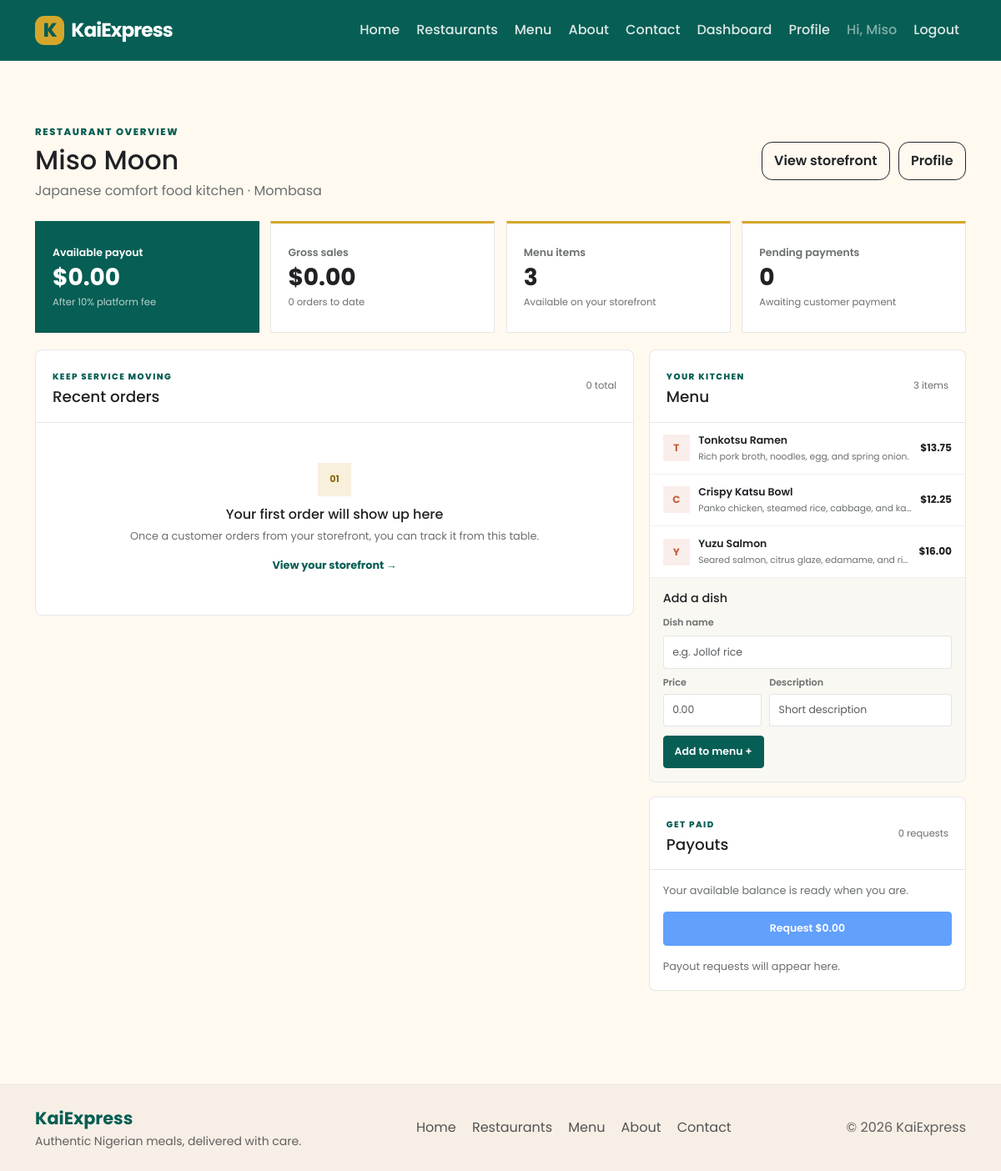
Before: /restaurant/dashboard (signed in) with the older database file.
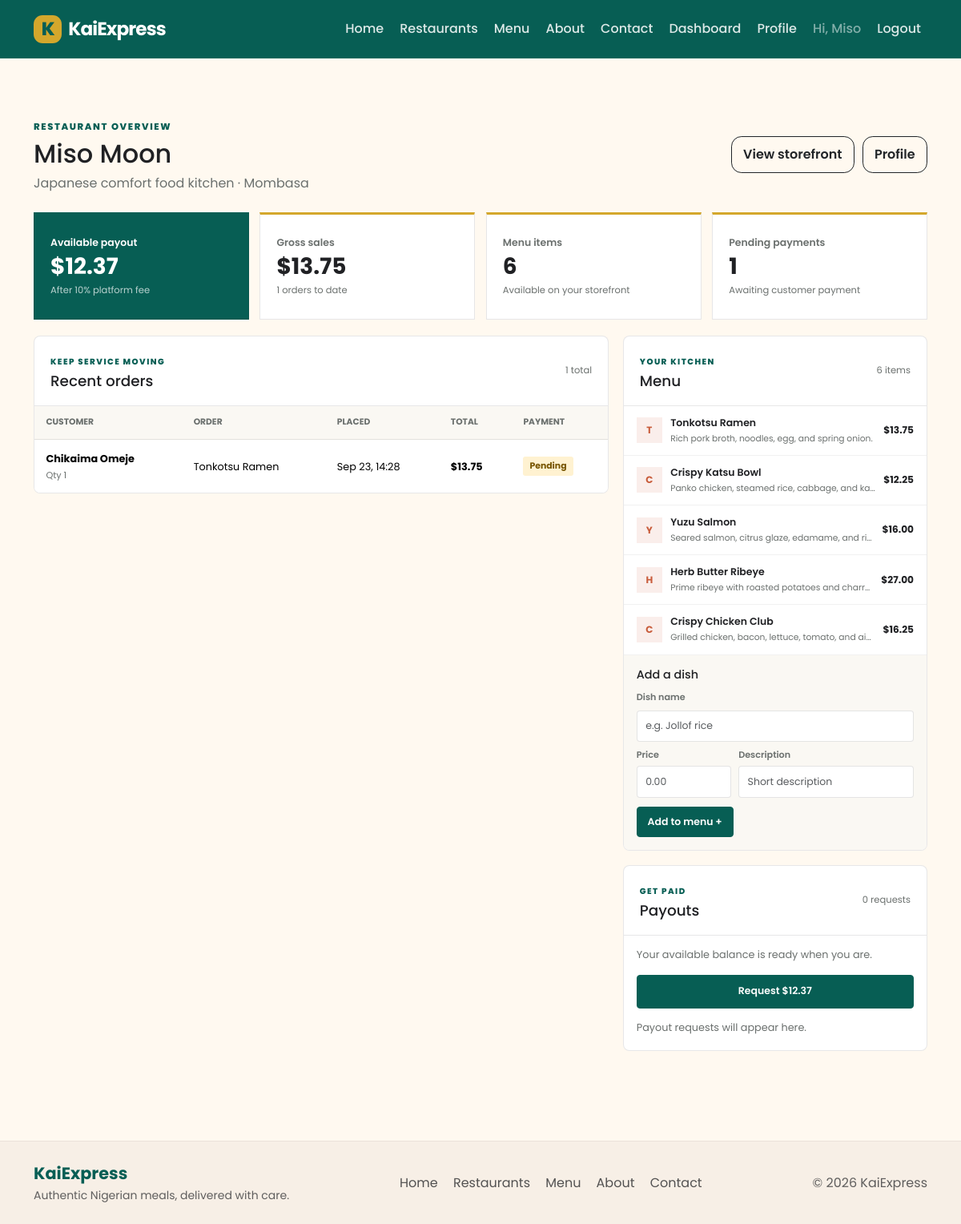
After: the same page with the newer database file.
### packages/models.py (models this page shows)
class MenuItem(db.Model):
    __tablename__ = "menu_items"
    id = db.Column(db.Integer, primary_key=True)
    title = db.Column(db.String(120), nullable=False)
    description = db.Column(db.Text, nullable=False)
    price = db.Column(db.Float, nullable=False)
    restaurant_id = db.Column(
        db.Integer,
        db.ForeignKey("users.id"),
        nullable=False
    )

class Order(db.Model):
    __tablename__ = "orders"
    id = db.Column(db.Integer, primary_key=True)
    restaurant_id = db.Column(
        db.Integer,
        db.ForeignKey("users.id"),
        nullable=False
    )
    customer_id = db.Column(
        db.Integer,
        db.ForeignKey("users.id")
    )
    menu_item_id = db.Column(
        db.Integer,
        db.ForeignKey("menu_items.id"),
        nullable=False
    )
    customer_name = db.Column(db.String(100))
    quantity = db.Column(db.Integer, default=1)
    price = db.Column(db.Float)
    payment_status = db.Column(db.String(20), nullable=False, default="pending")
    payment_method = db.Column(db.String(30))
    payment_reference = db.Column(db.String(120), unique=True)
    paid_at = db.Column(db.DateTime)
    created_at = db.Column(
        db.DateTime,
        default=datetime.utcnow
    )
    menu_item = db.relationship(
        "MenuItem"
    )

### packages/admin_routes.py (the view)
    @app.route("/restaurant/dashboard")
    @login_required
    def restaurant_dashboard():
        if not current_user.is_authenticated or not current_user.is_restaurant:
            flash("Unauthorized access.", "danger")
            return redirect(url_for("home"))
        orders = Order.query.filter_by(restaurant_id=current_user.id).order_by(Order.created_at.desc()).all()
        menu = MenuItem.query.filter_by(restaurant_id=current_user.id).all()
        payouts = Payout.query.filter_by(restaurant_id=current_user.id).order_by(Payout.requested_at.desc()).all()
        return render_template(
            "admin/dashboard.html",
            orders=orders,
            menu=menu,
            payouts=payouts,
            payout_summary=payout_summary(current_user.id, Order, Payout),
        )

### packages/templates/admin/dashboard.html (shortened to what the changed rows need)
{% extends "base.html" %}
{% block content %}
<div class="restaurant-dashboard">
  <header class="dashboard-heading">
    <div>
      <h1>{{ current_user.name }}</h1>
    </div>
  </header>
  <section class="dashboard-stats" aria-label="Restaurant performance">
    <article class="dashboard-stat dashboard-stat-featured">
      <span>Available payout</span>
      <strong>${{ '%.2f'|format(payout_summary.available) }}</strong>
      <small>After 10% platform fee</small>
    </article>
    <article class="dashboard-stat">
      <span>Gross sales</span>
      <strong>${{ '%.2f'|format(payout_summary.gross) }}</strong>
      <small>{{ orders|length }} orders to date</small>
    </article>
    <article class="dashboard-stat">
      <span>Menu items</span>
      <strong>{{ menu|length }}</strong>
      <small>Available on your storefront</small>
    </article>
    <article class="dashboard-stat">
      <span>Pending payments</span>
      <strong>{{ orders|selectattr('payment_status', 'equalto', 'pending')|list|length }}</strong>
      <small>Awaiting customer payment</small>
    </article>
  </section>
  <div class="dashboard-columns">
    <section class="dashboard-panel dashboard-orders" aria-labelledby="recent-orders-title">
      <div class="dashboard-panel-heading">
        <div>
          <span class="eyebrow">Keep service moving</span>
          <h2 id="recent-orders-title">Recent orders</h2>
        </div>
        <span class="dashboard-count">{{ orders|length }} total</span>
      </div>
      {% if orders %}
      <div class="table-responsive">
        <table class="table dashboard-table align-middle mb-0">
          <thead>
            <tr>
              <th scope="col">Customer</th>
              <th scope="col">Order</th>
              <th scope="col">Placed</th>
              <th scope="col">Total</th>
              <th scope="col">Payment</th>
            </tr>
          </thead>
          <tbody>
            {% for order in orders[:8] %}
            <tr>
              <td>
                <strong>{{ order.customer_name or 'Guest customer' }}</strong>
                <small>Qty {{ order.quantity }}</small>
              </td>
              <td>{{ order.menu_item.title }}</td>
              <td>{{ order.created_at.strftime('%b %d, %H:%M') if order.created_at else 'Just now' }}</td>
              <td class="dashboard-order-total">${{ '%.2f'|format((order.price or 0) * (order.quantity or 1)) }}</td>
              <td><span class="payment-status payment-status-{{ order.payment_status|lower }}">{{ order.payment_status|capitalize }}</span></td>
            </tr>
            {% endfor %}
          </tbody>
        </table>
      </div>
      {% else %}
      <div class="dashboard-empty">
        <span class="dashboard-empty-mark" aria-hidden="true">01</span>
        <h3>Your first order will show up here</h3>
        <p>Once a customer orders from your storefront, you can track it from this table.</p>
        <a href="{{ url_for('restaurant_page', restaurant_id=current_user.id) }}">View your storefront <span aria-hidden="true">&rarr;</span></a>
      </div>
      {% endif %}
    </section>
    <aside class="dashboard-sidebar">
      <section class="dashboard-panel dashboard-menu-panel" aria-labelledby="menu-title">
        <div class="dashboard-panel-heading">
          <div>
            <span class="eyebrow">Your kitchen</span>
            <h2 id="menu-title">Menu</h2>
          </div>
          <span class="dashboard-count">{{ menu|length }} items</span>
        </div>
        <ul class="dashboard-menu-list">
          {% for item in menu[:5] %}
          <li>
            <span class="dashboard-menu-initial" aria-hidden="true">{{ item.title[:1]|upper }}</span>
            <span class="dashboard-menu-name">{{ item.title }}<small>{{ item.description }}</small></span>
            <strong>${{ '%.2f'|format(item.price) }}</strong>
          </li>
          {% else %}
          <li class="dashboard-menu-empty">No menu items yet. Add your first dish below.</li>
          {% endfor %}
        </ul>
      </section>
      <section class="dashboard-panel dashboard-payout-panel" aria-labelledby="payout-title">
        <div class="dashboard-panel-heading">
          <div>
            <h2 id="payout-title">Payouts</h2>
          </div>
        </div>
        <form method="post" action="{{ url_for('request_payout') }}">
          <button class="btn btn-primary w-100" type="submit" {% if payout_summary.available <= 0 %}disabled{% endif %}>Request ${{ '%.2f'|format(payout_summary.available) }}</button>
        </form>
      </section>
    </aside>
  </div>
</div>
{% endblock %}

Changed rows visible on the page:
added Order: customer_name "Chikaima Omeje", quantity "1", menu_item "Tonkotsu Ramen", created_at "Sep 23, 14:28", (order.priceor0)*(order.quantityor1) "13.75", payment_status "Pending"
added MenuItem: title "H", title "Herb Butter Ribeye", description "Prime ribeye with roasted potatoes and charr…", price "27.00"
added MenuItem: title "C", title "Crispy Chicken Club", description "Grilled chicken, bacon, lettuce, tomato, and ai…", price "16.25"
Other visible differences:
{{ '%.2f'|format(payout_summary.available) }}: "0.00" → "12.37"
{{ '%.2f'|format(payout_summary.gross) }}: "0.00" → "13.75"
{{ orders|length }}: "0" → "1"
{{ menu|length }}: "3" → "6"
{{ orders|selectattr('payment_status', 'equalto', 'pending')|list|length }}: "0" → "1"
text no longer shown: "01 Your first order will show up here Once a customer orders from your storefront, you can track it from this table. View your storefront →"
text now shown: "CUSTOMER ORDER PLACED TOTAL PAYMENT"
